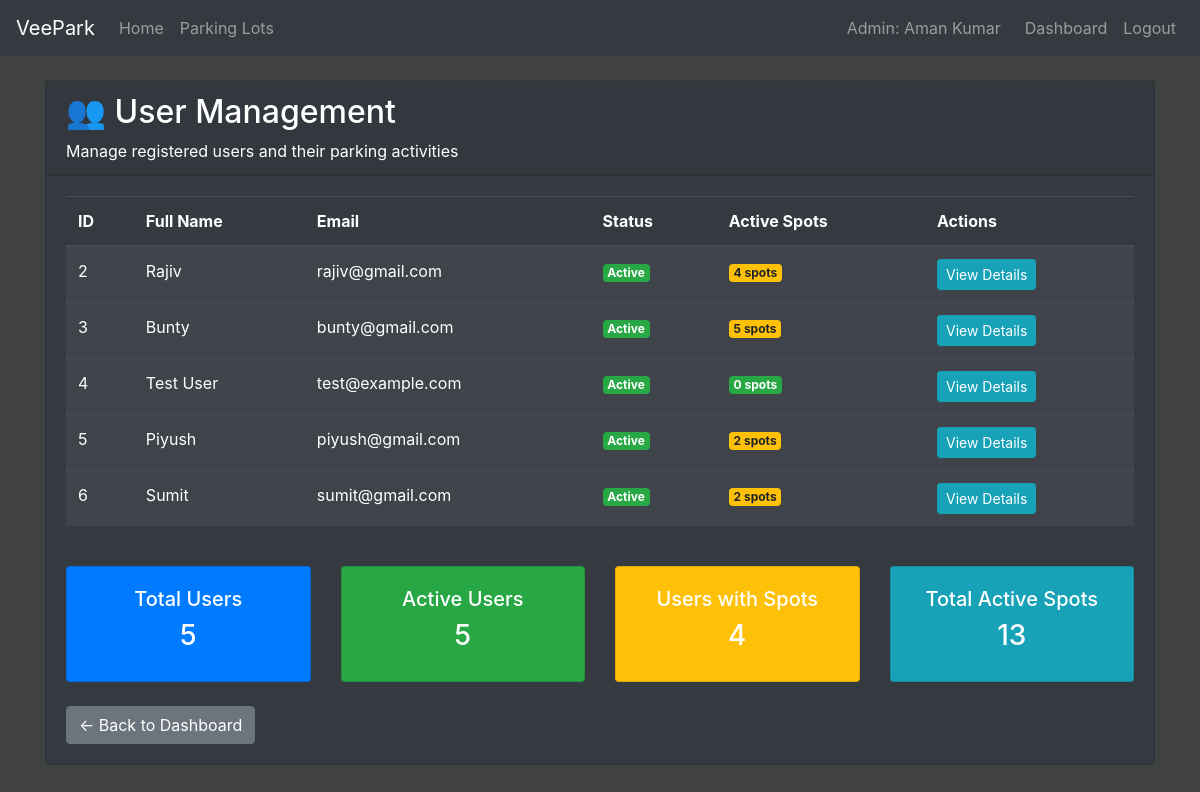
The app's page /admin/users (signed in) with its own data.
### models/models.py (models this page shows, shortened)
class User(db.Model):
    __tablename__ = 'user'
    id= db.Column(db.Integer(), primary_key=True)
    fullname = db.Column(db.String(30), nullable = False)
    email = db.Column(db.String(25), unique = True,nullable = False)
    password = db.Column(db.String(), nullable= False)
    role = db.Column(db.String(10), nullable=False, default='user')
    status=db.Column(db.Integer(), nullable=False)
    reservations_by_email = db.relationship('ReserveParkingSpot', backref='user_email_rel', foreign_keys='ReserveParkingSpot.email', primaryjoin="User.email == ReserveParkingSpot.email", lazy=True)

### controllers/controllers.py (the view)
@controllers.route('/admin/users')
def admin_users():
    if not session.get('user_id') or session.get('user_role') != 'admin':
        flash('Access denied. Admin login required.', 'danger')
        return redirect(url_for('controllers.admin_login'))
    users = User.query.filter(User.role != 'admin').all()
    users_with_parking = []
    for user in users:
        active_reservations = ReserveParkingSpot.query.filter_by(email=user.email).all()
        parking_info = []
        for reservation in active_reservations:
            spot = ParkingSpot.query.get(reservation.spotid)
            lot = ParkingLot.query.get(reservation.lotid)
            if spot and lot:
                parking_info.append({
                    'spot_id': spot.id,
                    'lot_name': lot.location,
                    'vehicle_number': reservation.veichleNumber,
                    'parking_time': reservation.parking_time,
                    'cost': reservation.parkingcost
                })
        users_with_parking.append({
            'user': user,
            'parking_info': parking_info,
            'active_spots': len(parking_info)
        })
    return render_template('admin_users.html', users_with_parking=users_with_parking)

### templates/admin_users.html (shortened to what this page needs)
{% extends 'index.html' %}
{% block content %}
<div class="container mt-4">
    <div class="row">
        <div class="col-12">
            <div class="card bg-dark text-white">
                <div class="card-header">
                    <h2>👥 User Management</h2>
                    <p class="mb-0">Manage registered users and their parking activities</p>
                </div>
                <div class="card-body">
                    <div class="row mb-4">
                        <div class="col-12">
                            {% if users_with_parking %}
                                <div class="table-responsive">
                                    <table class="table table-dark table-striped">
                                        <thead>
                                            <tr>
                                                <th>ID</th>
                                                <th>Full Name</th>
                                                <th>Email</th>
                                                <th>Status</th>
                                                <th>Active Spots</th>
                                                <th>Actions</th>
                                            </tr>
                                        </thead>
                                        <tbody>
                                            {% for user_data in users_with_parking %}
                                            <tr>
                                                <td>{{ user_data.user.id }}</td>
                                                <td>{{ user_data.user.fullname }}</td>
                                                <td>{{ user_data.user.email }}</td>
                                                <td>
                                                    <span class="badge badge-{% if user_data.user.status == 0 %}success{% else %}warning{% endif %}">
                                                        {% if user_data.user.status == 0 %}Active{% else %}Inactive{% endif %}
                                                    </span>
                                                </td>
                                                <td>
                                                    <span class="badge badge-{% if user_data.active_spots > 0 %}warning{% else %}success{% endif %}">
                                                        {{ user_data.active_spots }} spots
                                                    </span>
                                                </td>
                                                <td>
                                                    <button type="button" class="btn btn-sm btn-info"
                                                            onclick="toggleUserDetails({{ user_data.user.id }})">
                                                        View Details
                                                    </button>
                                                </td>
                                            </tr>
                                            {% endfor %}
                                        </tbody>
                                    </table>
                                </div>
                            {% else %}
                                <div class="alert alert-info">
                                    <h5>No Users Found</h5>
                                    <p>No registered users found in the system.</p>
                                </div>
                            {% endif %}
                        </div>
                    </div>
                    {% if users_with_parking %}
                    <div class="row">
                        <div class="col-md-3">
                            <div class="card bg-primary text-white">
                                <div class="card-body text-center">
                                    <h5>Total Users</h5>
                                    <h3>{{ users_with_parking|length }}</h3>
                                </div>
                            </div>
                        </div>
                        <div class="col-md-3">
                            <div class="card bg-success text-white">
                                <div class="card-body text-center">
                                    <h5>Active Users</h5>
                                    <h3>{{ users_with_parking|selectattr('user.status', 'equalto', 0)|list|length }}</h3>
                                </div>
                            </div>
                        </div>
                        <div class="col-md-3">
                            <div class="card bg-warning text-white">
                                <div class="card-body text-center">
                                    <h5>Users with Spots</h5>
                                    <h3>{{ users_with_parking|selectattr('active_spots', 'gt', 0)|list|length }}</h3>
                                </div>
                            </div>
                        </div>
                        <div class="col-md-3">
                            <div class="card bg-info text-white">
                                <div class="card-body text-center">
                                    <h5>Total Active Spots</h5>
                                    <h3>{{ users_with_parking|sum(attribute='active_spots') }}</h3>
                                </div>
                            </div>
                        </div>
                    </div>
                    {% endif %}
                    <div class="mt-4">
                        <a href="{{ url_for('controllers.admin_dashboard') }}" class="btn btn-secondary">
                            ← Back to Dashboard
                        </a>
                    </div>
                </div>
            </div>
        </div>
    </div>
</div>
{% endblock %}

### templates/index.html (style rules this page uses)
body { background-color: #404242; color:white }

### records on screen
User: user.id "2", user.fullname "Rajiv", user.email "rajiv@gmail.com"
User: user.id "3", user.fullname "Bunty", user.email "bunty@gmail.com"
User: user.id "4", user.fullname "Test User", user.email "test@example.com"
User: user.id "5", user.fullname "Piyush", user.email "piyush@gmail.com"
User: user.id "6", user.fullname "Sumit", user.email "sumit@gmail.com"

### other values on screen
{{ session.get('user_fullname', 'Admin') }} "Aman Kumar"
{{ user_data.active_spots }} "4" "5" "0" "2" "2"
{{ users_with_parking|length }} "5"
{{ users_with_parking|selectattr('user.status', 'equalto', 0)|list|length }} "5"
{{ users_with_parking|selectattr('active_spots', 'gt', 0)|list|length }} "4"
{{ users_with_parking|sum(attribute='active_spots') }} "13"
